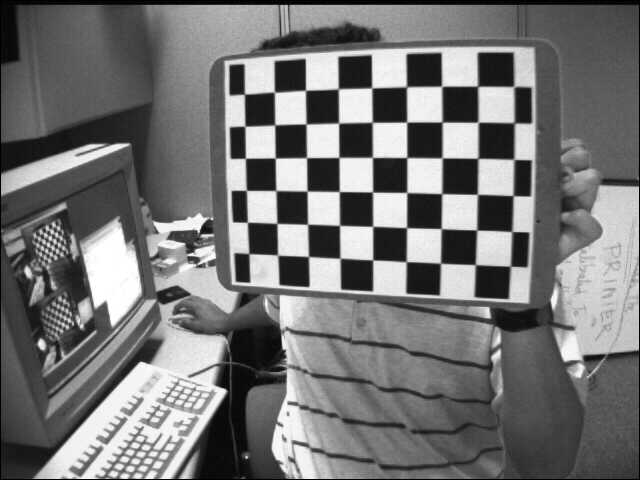
#> input picture OpenCV-samples/images/left01.jpg, 640 x 480 px; its folder holds only this picture in this run
$ jupyter execute --allow-errors 'Camera Calibration.ipynb'
#> lines starting #> are read from the running program, lines starting #| are printed output that depends on the picture; after the words box and inside, x2 and y2 are one past the last pixel; in counts of white or black regions, pixels touching at a corner belong together; long printed decimals are rounded
https://opencv-python-tutroals.readthedocs.io/en/latest/py_tutorials/py_calib3d/py_calibration/py_calibration.html#calibration

**Setup**

[cell 1]
import numpy as np
import cv2
import glob

# termination criteria
criteria = (cv2.TERM_CRITERIA_EPS + cv2.TERM_CRITERIA_MAX_ITER, 30, 0.001)

# prepare object points, like (0,0,0), (1,0,0), (2,0,0) ....,(6,5,0)
objp = np.zeros((7*6,3), np.float32)
objp[:,:2] = np.mgrid[0:7,0:6].T.reshape(-1,2)

# Arrays to store object points and image points from all the images.
objpoints = [] # 3d point in real world space
imgpoints = [] # 2d points in image plane.

images = glob.glob('images/left*.jpg')

for fname in images:
    img = cv2.imread(fname)
#> img is the input picture: shape (480, 640, 3); min 0, max 255, mean 116.6
    gray = cv2.cvtColor(img,cv2.COLOR_BGR2GRAY)

    # Find the chess board corners
    ret, corners = cv2.findChessboardCorners(gray, (7,6),None)
#> ret = True; corners = 42 rows, first 8: [475.4, 264.8], [440.5, 263.2], [405.9, 261.5], [372.9, 259.9], [340.6, 258.5], [308.7, 256.4], [277.6, 255.1], [476.7, 230.1]

    # If found, add object points, image points (after refining them)
    if ret == True:
        objpoints.append(objp)

        corners2 = cv2.cornerSubPix(gray,corners,(11,11),(-1,-1),criteria)
#> corners2 = 42 rows, first 8: [475.3, 264.6], [440.5, 263.2], [406.2, 261.7], [372.7, 259.9], [340, 258.2], [308.5, 256.5], [277.6, 255.1], [476.7, 230]
        imgpoints.append(corners2)

        # Draw and display the corners
        img = cv2.drawChessboardCorners(img, (7,6), corners2,ret)
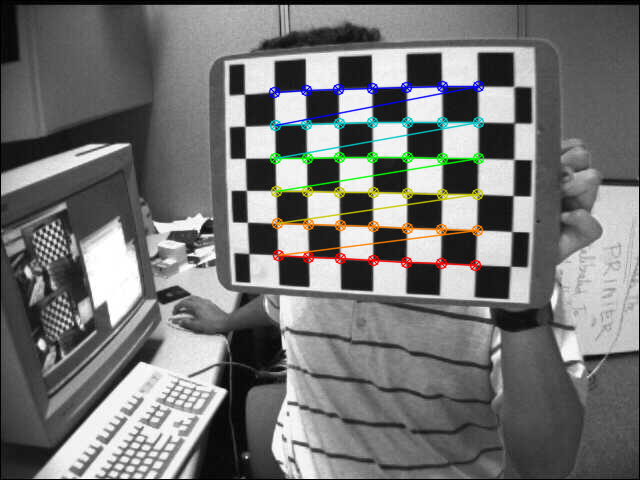
#> img: shape (480, 640, 3); 3.22% of pixels changed, all inside (x1, y1, x2, y2) = (268, 80, 485, 272)
    cv2.imshow('img',img)
    cv2.waitKey(500)

cv2.destroyAllWindows()

**Calibration**

[cell 2]
ret, mtx, dist, rvecs, tvecs = cv2.calibrateCamera(objpoints, imgpoints, gray.shape[::-1],None,None)
#> ret = 0.146; mtx = [[841.1, 0, 299.8], [0, 795.4, 311.1], [0, 0, 1]]; dist = [[-0.744, 1.23, -0.063, 0.0252, -4.97]]; rvecs = ([-0.679, 0.378, -3.01],); tvecs = ([4.77, -1.27, 22.63],)

**Undistortion**

[cell 3]
img = cv2.imread('images/left12.jpg')
#> (the rest of this cell did not finish here and is left out)

**1. Using cv2.undistort()**

#> (a cell that did not finish here is left out)

**2. Using remapping**

#> (a cell that did not finish here is left out)

**Re-projection Error**

[cell 6]
tot_error = 0
for i in range(len(objpoints)):
    imgpoints2, _ = cv2.projectPoints(objpoints[i], rvecs[i], tvecs[i], mtx, dist)
    error = cv2.norm(imgpoints[i],imgpoints2, cv2.NORM_L2)/len(imgpoints2)
    tot_error += error
#> this loop made 1 pass
#> (error, tot_error) on pass 1: (0.0226, 0.0226)
#> after the loop, tot_error = 0.0226

print("total error: ", tot_error/len(objpoints))
#| total error:  0.02255


$ run again, on OpenCV-samples/images/left06.jpg
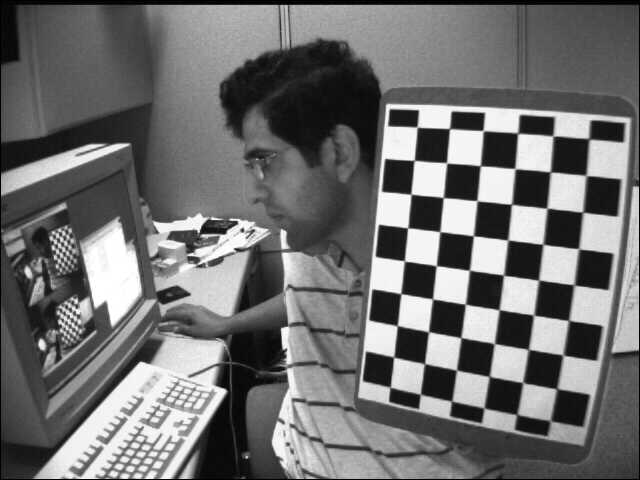
#> input picture OpenCV-samples/images/left06.jpg, 640 x 480 px
#> img is the input picture: shape (480, 640, 3); min 0, max 255, mean 111.6
#> `ret, corners = cv2.findChessboardCorners(gray, (7,6),None)`: ret = True; corners = 42 rows, first 8: [393.4, 357.4], [397.1, 325.6], [400.9, 293.6], [404.5, 261], [407.6, 227.9], [411.1, 194.4], [414.3, 160.3], [425.3, 364.2]
#> corners2 = 42 rows, first 8: [393.7, 357], [397.3, 325.6], [400.8, 293.6], [404.4, 261], [407.7, 227.8], [410.9, 194.2], [414.1, 160.4], [424.5, 363.6]
#> `img = cv2.drawChessboardCorners(img, (7,6), corners2,ret)`:
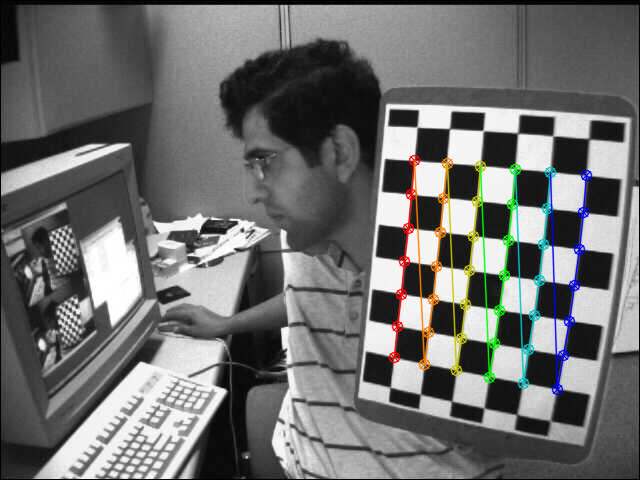
#> img: shape (480, 640, 3); 3.3% of pixels changed, all inside (x1, y1, x2, y2) = (388, 154, 593, 396)
#> `ret, mtx, dist, rvecs, tvecs = cv2.calibrateCamera(objpoints, imgpoint..`: ret = 0.117; mtx = [[574.7, 0, 288.4], [0, 587.5, 224.7], [0, 0, 1]]; dist = [[-0.31, 0.128, 0.000395, 0.0181, -0.0952]]; rvecs = ([-0.34, 0.43, -1.43],); tvecs = ([3.27, 4.06, 17.68],)
#> the loop `for i in range(len(objpoints)):` made 1 pass
#> (error, tot_error) on pass 1: (0.018, 0.018)
#> after the loop `for i in range(len(objpoints)):`: tot_error = 0.018
#| total error:  0.01799

$ run again, on OpenCV-samples/images/left07.jpg
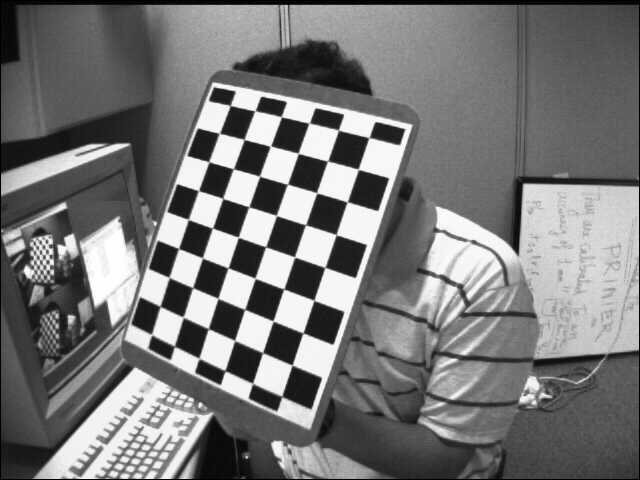
#> input picture OpenCV-samples/images/left07.jpg, 640 x 480 px
#> img is the input picture: shape (480, 640, 3); min 0, max 255, mean 119.5
#> `ret, corners = cv2.findChessboardCorners(gray, (7,6),None)`: ret = True; corners = 42 rows, first 8: [160.1, 306.3], [169.2, 277.3], [178.8, 248.6], [188.3, 219.5], [198.8, 190.6], [209.1, 161.8], [219.5, 133.3], [182.9, 316.8]
#> corners2 = 42 rows, first 8: [160.1, 306.3], [169.1, 277.5], [178.5, 248.5], [188.3, 219.4], [198.4, 190.6], [208.8, 161.7], [219.3, 133.3], [183.2, 317.2]
#> `img = cv2.drawChessboardCorners(img, (7,6), corners2,ret)`:
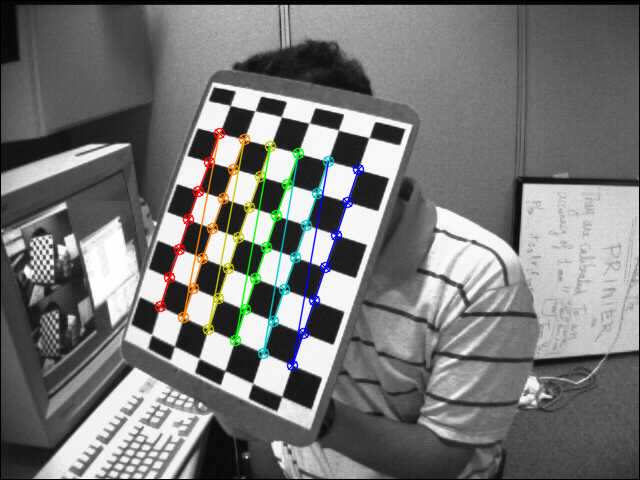
#> img: shape (480, 640, 3); 3.08% of pixels changed, all inside (x1, y1, x2, y2) = (154, 127, 365, 372)
#> `ret, mtx, dist, rvecs, tvecs = cv2.calibrateCamera(objpoints, imgpoint..`: ret = 0.0973; mtx = [[714.7, 0, 313.9], [0, 701.1, 191.3], [0, 0, 1]]; dist = [[-0.675, 4.02, 0.0247, 0.0282, -21.78]]; rvecs = ([-0.432, 0.195, -1.24],); tvecs = ([-5.01, 3.73, 22],)
#> the loop `for i in range(len(objpoints)):` made 1 pass
#> (error, tot_error) on pass 1: (0.015, 0.015)
#> after the loop `for i in range(len(objpoints)):`: tot_error = 0.015
#| total error:  0.01501

$ run again, on OpenCV-samples/images/left02.jpg
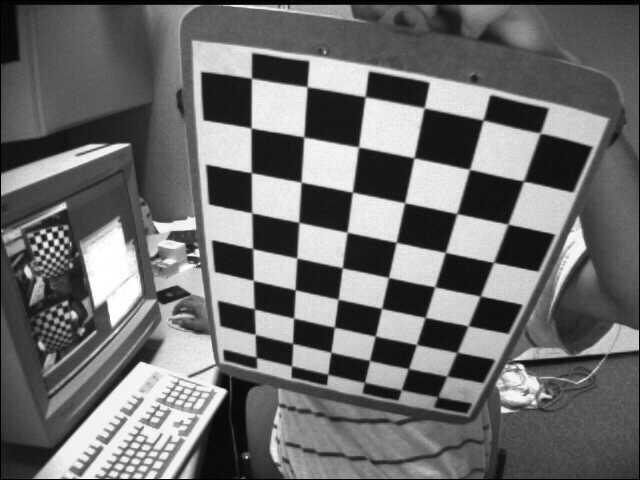
#> input picture OpenCV-samples/images/left02.jpg, 640 x 480 px
#> img is the input picture: shape (480, 640, 3); min 0, max 255, mean 109
#> `ret, corners = cv2.findChessboardCorners(gray, (7,6),None)`: ret = True; corners = 42 rows, first 8: [254.7, 308.6], [253.5, 280.5], [252.6, 248.4], [252.4, 213.8], [251.5, 172.4], [251.8, 128.6], [251.5, 77.99], [293.3, 318]
#> corners2 = 42 rows, first 8: [254.3, 308.9], [253.3, 280.4], [252.6, 248.6], [251.8, 212.8], [251.3, 172.7], [251.1, 128], [251.5, 78.19], [293.6, 318.1]
#> `img = cv2.drawChessboardCorners(img, (7,6), corners2,ret)`:
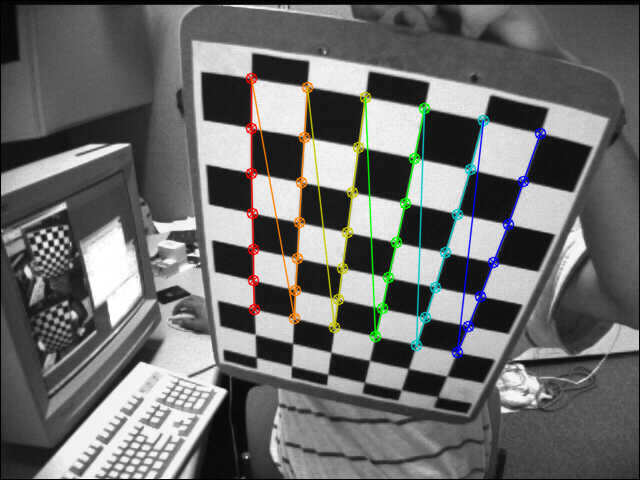
#> img: shape (480, 640, 3); 3.62% of pixels changed, all inside (x1, y1, x2, y2) = (245, 72, 547, 359)
#> `ret, mtx, dist, rvecs, tvecs = cv2.calibrateCamera(objpoints, imgpoint..`: ret = 0.106; mtx = [[579.9, 0, 324.8], [0, 594.1, 262.5], [0, 0, 1]]; dist = [[-0.367, 0.14, -0.0158, 0.0108, -0.0557]]; rvecs = ([0.465, 0.73, -1.33],); tvecs = ([-1.72, 1.11, 13.95],)
#> the loop `for i in range(len(objpoints)):` made 1 pass
#> (error, tot_error) on pass 1: (0.0163, 0.0163)
#> after the loop `for i in range(len(objpoints)):`: tot_error = 0.0163
#| total error:  0.01634
